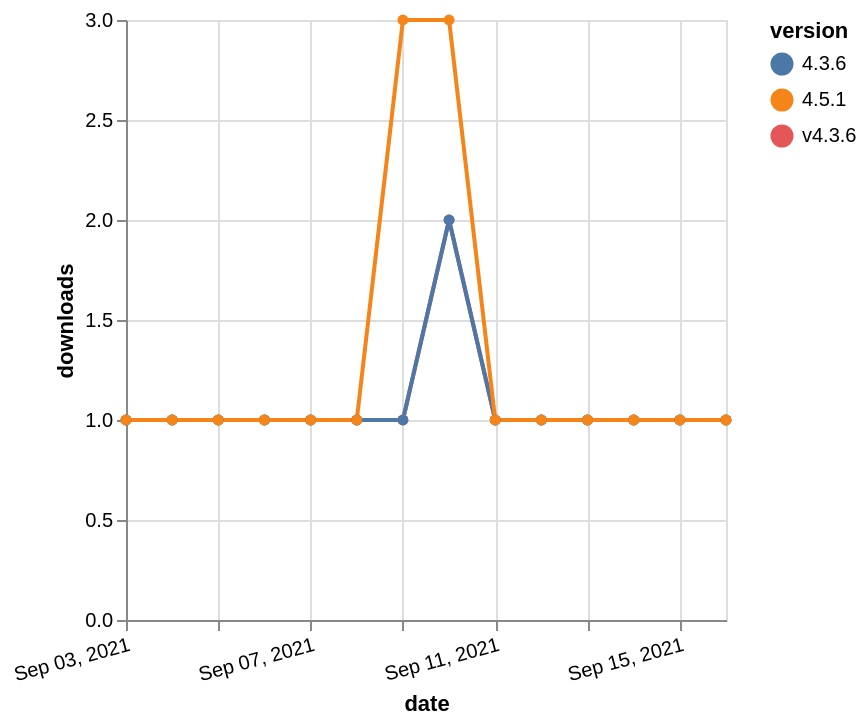

The Vega-Lite source for this figure:
### Vega-Lite specification from a JSON file in a GitHub repository (floating-point values rounded to 4 significant figures)
{"$schema": "https://vega.github.io/schema/vega-lite/v5.json", "description": "A simple bar chart with embedded data.", "data": {"values": [{"date": "2021-09-03", "total": 204, "delta": 1, "version": "v4.3.6"}, {"date": "2021-09-04", "total": 205, "delta": 1, "version": "v4.3.6"}, {"date": "2021-09-05", "total": 206, "delta": 1, "version": "v4.3.6"}, {"date": "2021-09-06", "total": 207, "delta": 1, "version": "v4.3.6"}, {"date": "2021-09-07", "total": 208, "delta": 1, "version": "v4.3.6"}, {"date": "2021-09-08", "total": 209, "delta": 1, "version": "v4.3.6"}, {"date": "2021-09-09", "total": 210, "delta": 1, "version": "v4.3.6"}, {"date": "2021-09-10", "total": 212, "delta": 2, "version": "v4.3.6"}, {"date": "2021-09-11", "total": 213, "delta": 1, "version": "v4.3.6"}, {"date": "2021-09-12", "total": 214, "delta": 1, "version": "v4.3.6"}, {"date": "2021-09-13", "total": 215, "delta": 1, "version": "v4.3.6"}, {"date": "2021-09-14", "total": 216, "delta": 1, "version": "v4.3.6"}, {"date": "2021-09-15", "total": 217, "delta": 1, "version": "v4.3.6"}, {"date": "2021-09-16", "total": 218, "delta": 1, "version": "v4.3.6"}, {"date": "2021-09-03", "total": 227, "delta": 1, "version": "4.3.6"}, {"date": "2021-09-04", "total": 228, "delta": 1, "version": "4.3.6"}, {"date": "2021-09-05", "total": 229, "delta": 1, "version": "4.3.6"}, {"date": "2021-09-06", "total": 230, "delta": 1, "version": "4.3.6"}, {"date": "2021-09-07", "total": 231, "delta": 1, "version": "4.3.6"}, {"date": "2021-09-08", "total": 232, "delta": 1, "version": "4.3.6"}, {"date": "2021-09-09", "total": 233, "delta": 1, "version": "4.3.6"}, {"date": "2021-09-10", "total": 235, "delta": 2, "version": "4.3.6"}, {"date": "2021-09-11", "total": 236, "delta": 1, "version": "4.3.6"}, {"date": "2021-09-12", "total": 237, "delta": 1, "version": "4.3.6"}, {"date": "2021-09-13", "total": 238, "delta": 1, "version": "4.3.6"}, {"date": "2021-09-14", "total": 239, "delta": 1, "version": "4.3.6"}, {"date": "2021-09-15", "total": 240, "delta": 1, "version": "4.3.6"}, {"date": "2021-09-16", "total": 241, "delta": 1, "version": "4.3.6"}, {"date": "2021-09-03", "total": 190, "delta": 1, "version": "4.5.1"}, {"date": "2021-09-04", "total": 191, "delta": 1, "version": "4.5.1"}, {"date": "2021-09-05", "total": 192, "delta": 1, "version": "4.5.1"}, {"date": "2021-09-06", "total": 193, "delta": 1, "version": "4.5.1"}, {"date": "2021-09-07", "total": 194, "delta": 1, "version": "4.5.1"}, {"date": "2021-09-08", "total": 195, "delta": 1, "version": "4.5.1"}, {"date": "2021-09-09", "total": 198, "delta": 3, "version": "4.5.1"}, {"date": "2021-09-10", "total": 201, "delta": 3, "version": "4.5.1"}, {"date": "2021-09-11", "total": 202, "delta": 1, "version": "4.5.1"}, {"date": "2021-09-12", "total": 203, "delta": 1, "version": "4.5.1"}, {"date": "2021-09-13", "total": 204, "delta": 1, "version": "4.5.1"}, {"date": "2021-09-14", "total": 205, "delta": 1, "version": "4.5.1"}, {"date": "2021-09-15", "total": 206, "delta": 1, "version": "4.5.1"}, {"date": "2021-09-16", "total": 207, "delta": 1, "version": "4.5.1"}]}, "width": "container", "mark": {"type": "line", "point": {"filled": true}}, "encoding": {"x": {"field": "date", "type": "temporal", "timeUnit": "yearmonthdate", "title": "date", "axis": {"labelAngle": -15}}, "y": {"field": "delta", "type": "quantitative", "title": "downloads"}, "color": {"field": "version", "type": "nominal"}, "tooltip": {"field": "delta"}}}
